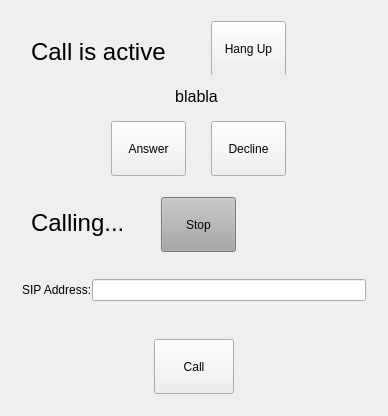
<?xml version="1.0" encoding="UTF-8"?>
<ui version="4.0">
 <class>MainWindow</class>
 <widget class="QMainWindow" name="MainWindow">
  <property name="geometry">
   <rect>
    <x>0</x>
    <y>0</y>
    <width>388</width>
    <height>416</height>
   </rect>
  </property>
  <property name="sizePolicy">
   <sizepolicy hsizetype="Preferred" vsizetype="Preferred">
    <horstretch>0</horstretch>
    <verstretch>0</verstretch>
   </sizepolicy>
  </property>
  <property name="windowTitle">
   <string>MainWindow</string>
  </property>
  <widget class="QWidget" name="centralWidget">
   <property name="sizePolicy">
    <sizepolicy hsizetype="Preferred" vsizetype="Preferred">
     <horstretch>0</horstretch>
     <verstretch>0</verstretch>
    </sizepolicy>
   </property>
   <layout class="QGridLayout" name="gridLayout">
    <item row="0" column="0">
     <widget class="QWidget" name="widget_3" native="true">
      <widget class="QLabel" name="label_4">
       <property name="geometry">
        <rect>
         <x>20</x>
         <y>20</y>
         <width>141</width>
         <height>41</height>
        </rect>
       </property>
       <property name="font">
        <font>
         <pointsize>18</pointsize>
        </font>
       </property>
       <property name="text">
        <string>Call is active</string>
       </property>
      </widget>
      <widget class="QPushButton" name="pushButton_5">
       <property name="geometry">
        <rect>
         <x>200</x>
         <y>10</y>
         <width>75</width>
         <height>55</height>
        </rect>
       </property>
       <property name="minimumSize">
        <size>
         <width>0</width>
         <height>0</height>
        </size>
       </property>
       <property name="text">
        <string>Hang Up</string>
       </property>
      </widget>
     </widget>
    </item>
    <item row="4" column="0">
     <widget class="QWidget" name="widget_4" native="true">
      <layout class="QHBoxLayout" name="horizontalLayout_2">
       <property name="spacing">
        <number>0</number>
       </property>
       <item>
        <widget class="QPushButton" name="pushButton">
         <property name="sizePolicy">
          <sizepolicy hsizetype="Fixed" vsizetype="Fixed">
           <horstretch>0</horstretch>
           <verstretch>0</verstretch>
          </sizepolicy>
         </property>
         <property name="minimumSize">
          <size>
           <width>55</width>
           <height>55</height>
          </size>
         </property>
         <property name="baseSize">
          <size>
           <width>0</width>
           <height>0</height>
          </size>
         </property>
         <property name="layoutDirection">
          <enum>Qt::LeftToRight</enum>
         </property>
         <property name="text">
          <string>Call</string>
         </property>
         <property name="iconSize">
          <size>
           <width>55</width>
           <height>55</height>
          </size>
         </property>
        </widget>
       </item>
      </layout>
     </widget>
    </item>
    <item row="3" column="0">
     <widget class="QWidget" name="widget_5" native="true">
      <layout class="QHBoxLayout" name="horizontalLayout">
       <property name="spacing">
        <number>0</number>
       </property>
       <property name="sizeConstraint">
        <enum>QLayout::SetDefaultConstraint</enum>
       </property>
       <item>
        <widget class="QLabel" name="label">
         <property name="sizePolicy">
          <sizepolicy hsizetype="Fixed" vsizetype="Fixed">
           <horstretch>0</horstretch>
           <verstretch>0</verstretch>
          </sizepolicy>
         </property>
         <property name="text">
          <string>SIP Address:</string>
         </property>
        </widget>
       </item>
       <item>
        <widget class="QLineEdit" name="lineEdit"/>
       </item>
      </layout>
     </widget>
    </item>
    <item row="2" column="0">
     <widget class="QWidget" name="widget" native="true">
      <property name="palette">
       <palette>
        <active>
         <colorrole role="WindowText">
          <brush brushstyle="SolidPattern">
           <color alpha="255">
            <red>0</red>
            <green>0</green>
            <blue>0</blue>
           </color>
          </brush>
         </colorrole>
         <colorrole role="Button">
          <brush brushstyle="SolidPattern">
           <color alpha="255">
            <red>167</red>
            <green>167</green>
            <blue>167</blue>
           </color>
          </brush>
         </colorrole>
         <colorrole role="Light">
          <brush brushstyle="SolidPattern">
           <color alpha="255">
            <red>131</red>
            <green>131</green>
            <blue>131</blue>
           </color>
          </brush>
         </colorrole>
         <colorrole role="Midlight">
          <brush brushstyle="SolidPattern">
           <color alpha="255">
            <red>209</red>
            <green>209</green>
            <blue>209</blue>
           </color>
          </brush>
         </colorrole>
         <colorrole role="Dark">
          <brush brushstyle="SolidPattern">
           <color alpha="255">
            <red>83</red>
            <green>83</green>
            <blue>83</blue>
           </color>
          </brush>
         </colorrole>
         <colorrole role="Mid">
          <brush brushstyle="SolidPattern">
           <color alpha="255">
            <red>111</red>
            <green>111</green>
            <blue>111</blue>
           </color>
          </brush>
         </colorrole>
         <colorrole role="Text">
          <brush brushstyle="SolidPattern">
           <color alpha="255">
            <red>0</red>
            <green>0</green>
            <blue>0</blue>
           </color>
          </brush>
         </colorrole>
         <colorrole role="BrightText">
          <brush brushstyle="SolidPattern">
           <color alpha="255">
            <red>144</red>
            <green>144</green>
            <blue>144</blue>
           </color>
          </brush>
         </colorrole>
         <colorrole role="ButtonText">
          <brush brushstyle="SolidPattern">
           <color alpha="255">
            <red>0</red>
            <green>0</green>
            <blue>0</blue>
           </color>
          </brush>
         </colorrole>
         <colorrole role="Base">
          <brush brushstyle="SolidPattern">
           <color alpha="255">
            <red>143</red>
            <green>143</green>
            <blue>143</blue>
           </color>
          </brush>
         </colorrole>
         <colorrole role="Window">
          <brush brushstyle="SolidPattern">
           <color alpha="255">
            <red>167</red>
            <green>167</green>
            <blue>167</blue>
           </color>
          </brush>
         </colorrole>
         <colorrole role="Shadow">
          <brush brushstyle="SolidPattern">
           <color alpha="255">
            <red>0</red>
            <green>0</green>
            <blue>0</blue>
           </color>
          </brush>
         </colorrole>
         <colorrole role="HighlightedText">
          <brush brushstyle="SolidPattern">
           <color alpha="255">
            <red>132</red>
            <green>132</green>
            <blue>132</blue>
           </color>
          </brush>
         </colorrole>
         <colorrole role="AlternateBase">
          <brush brushstyle="SolidPattern">
           <color alpha="255">
            <red>211</red>
            <green>211</green>
            <blue>211</blue>
           </color>
          </brush>
         </colorrole>
         <colorrole role="NoRole">
          <brush brushstyle="SolidPattern">
           <color alpha="255">
            <red>152</red>
            <green>152</green>
            <blue>152</blue>
           </color>
          </brush>
         </colorrole>
         <colorrole role="ToolTipBase">
          <brush brushstyle="SolidPattern">
           <color alpha="255">
            <red>255</red>
            <green>255</green>
            <blue>220</blue>
           </color>
          </brush>
         </colorrole>
         <colorrole role="ToolTipText">
          <brush brushstyle="SolidPattern">
           <color alpha="255">
            <red>0</red>
            <green>0</green>
            <blue>0</blue>
           </color>
          </brush>
         </colorrole>
        </active>
        <inactive>
         <colorrole role="WindowText">
          <brush brushstyle="SolidPattern">
           <color alpha="255">
            <red>0</red>
            <green>0</green>
            <blue>0</blue>
           </color>
          </brush>
         </colorrole>
         <colorrole role="Button">
          <brush brushstyle="SolidPattern">
           <color alpha="255">
            <red>167</red>
            <green>167</green>
            <blue>167</blue>
           </color>
          </brush>
         </colorrole>
         <colorrole role="Light">
          <brush brushstyle="SolidPattern">
           <color alpha="255">
            <red>131</red>
            <green>131</green>
            <blue>131</blue>
           </color>
          </brush>
         </colorrole>
         <colorrole role="Midlight">
          <brush brushstyle="SolidPattern">
           <color alpha="255">
            <red>209</red>
            <green>209</green>
            <blue>209</blue>
           </color>
          </brush>
         </colorrole>
         <colorrole role="Dark">
          <brush brushstyle="SolidPattern">
           <color alpha="255">
            <red>83</red>
            <green>83</green>
            <blue>83</blue>
           </color>
          </brush>
         </colorrole>
         <colorrole role="Mid">
          <brush brushstyle="SolidPattern">
           <color alpha="255">
            <red>111</red>
            <green>111</green>
            <blue>111</blue>
           </color>
          </brush>
         </colorrole>
         <colorrole role="Text">
          <brush brushstyle="SolidPattern">
           <color alpha="255">
            <red>0</red>
            <green>0</green>
            <blue>0</blue>
           </color>
          </brush>
         </colorrole>
         <colorrole role="BrightText">
          <brush brushstyle="SolidPattern">
           <color alpha="255">
            <red>144</red>
            <green>144</green>
            <blue>144</blue>
           </color>
          </brush>
         </colorrole>
         <colorrole role="ButtonText">
          <brush brushstyle="SolidPattern">
           <color alpha="255">
            <red>0</red>
            <green>0</green>
            <blue>0</blue>
           </color>
          </brush>
         </colorrole>
         <colorrole role="Base">
          <brush brushstyle="SolidPattern">
           <color alpha="255">
            <red>143</red>
            <green>143</green>
            <blue>143</blue>
           </color>
          </brush>
         </colorrole>
         <colorrole role="Window">
          <brush brushstyle="SolidPattern">
           <color alpha="255">
            <red>167</red>
            <green>167</green>
            <blue>167</blue>
           </color>
          </brush>
         </colorrole>
         <colorrole role="Shadow">
          <brush brushstyle="SolidPattern">
           <color alpha="255">
            <red>0</red>
            <green>0</green>
            <blue>0</blue>
           </color>
          </brush>
         </colorrole>
         <colorrole role="HighlightedText">
          <brush brushstyle="SolidPattern">
           <color alpha="255">
            <red>132</red>
            <green>132</green>
            <blue>132</blue>
           </color>
          </brush>
         </colorrole>
         <colorrole role="AlternateBase">
          <brush brushstyle="SolidPattern">
           <color alpha="255">
            <red>211</red>
            <green>211</green>
            <blue>211</blue>
           </color>
          </brush>
         </colorrole>
         <colorrole role="NoRole">
          <brush brushstyle="SolidPattern">
           <color alpha="255">
            <red>152</red>
            <green>152</green>
            <blue>152</blue>
           </color>
          </brush>
         </colorrole>
         <colorrole role="ToolTipBase">
          <brush brushstyle="SolidPattern">
           <color alpha="255">
            <red>255</red>
            <green>255</green>
            <blue>220</blue>
           </color>
          </brush>
         </colorrole>
         <colorrole role="ToolTipText">
          <brush brushstyle="SolidPattern">
           <color alpha="255">
            <red>0</red>
            <green>0</green>
            <blue>0</blue>
           </color>
          </brush>
         </colorrole>
        </inactive>
        <disabled>
         <colorrole role="WindowText">
          <brush brushstyle="SolidPattern">
           <color alpha="255">
            <red>83</red>
            <green>83</green>
            <blue>83</blue>
           </color>
          </brush>
         </colorrole>
         <colorrole role="Button">
          <brush brushstyle="SolidPattern">
           <color alpha="255">
            <red>167</red>
            <green>167</green>
            <blue>167</blue>
           </color>
          </brush>
         </colorrole>
         <colorrole role="Light">
          <brush brushstyle="SolidPattern">
           <color alpha="255">
            <red>131</red>
            <green>131</green>
            <blue>131</blue>
           </color>
          </brush>
         </colorrole>
         <colorrole role="Midlight">
          <brush brushstyle="SolidPattern">
           <color alpha="255">
            <red>209</red>
            <green>209</green>
            <blue>209</blue>
           </color>
          </brush>
         </colorrole>
         <colorrole role="Dark">
          <brush brushstyle="SolidPattern">
           <color alpha="255">
            <red>83</red>
            <green>83</green>
            <blue>83</blue>
           </color>
          </brush>
         </colorrole>
         <colorrole role="Mid">
          <brush brushstyle="SolidPattern">
           <color alpha="255">
            <red>111</red>
            <green>111</green>
            <blue>111</blue>
           </color>
          </brush>
         </colorrole>
         <colorrole role="Text">
          <brush brushstyle="SolidPattern">
           <color alpha="255">
            <red>83</red>
            <green>83</green>
            <blue>83</blue>
           </color>
          </brush>
         </colorrole>
         <colorrole role="BrightText">
          <brush brushstyle="SolidPattern">
           <color alpha="255">
            <red>144</red>
            <green>144</green>
            <blue>144</blue>
           </color>
          </brush>
         </colorrole>
         <colorrole role="ButtonText">
          <brush brushstyle="SolidPattern">
           <color alpha="255">
            <red>83</red>
            <green>83</green>
            <blue>83</blue>
           </color>
          </brush>
         </colorrole>
         <colorrole role="Base">
          <brush brushstyle="SolidPattern">
           <color alpha="255">
            <red>167</red>
            <green>167</green>
            <blue>167</blue>
           </color>
          </brush>
         </colorrole>
         <colorrole role="Window">
          <brush brushstyle="SolidPattern">
           <color alpha="255">
            <red>167</red>
            <green>167</green>
            <blue>167</blue>
           </color>
          </brush>
         </colorrole>
         <colorrole role="Shadow">
          <brush brushstyle="SolidPattern">
           <color alpha="255">
            <red>0</red>
            <green>0</green>
            <blue>0</blue>
           </color>
          </brush>
         </colorrole>
         <colorrole role="HighlightedText">
          <brush brushstyle="SolidPattern">
           <color alpha="255">
            <red>132</red>
            <green>132</green>
            <blue>132</blue>
           </color>
          </brush>
         </colorrole>
         <colorrole role="AlternateBase">
          <brush brushstyle="SolidPattern">
           <color alpha="255">
            <red>167</red>
            <green>167</green>
            <blue>167</blue>
           </color>
          </brush>
         </colorrole>
         <colorrole role="NoRole">
          <brush brushstyle="SolidPattern">
           <color alpha="255">
            <red>152</red>
            <green>152</green>
            <blue>152</blue>
           </color>
          </brush>
         </colorrole>
         <colorrole role="ToolTipBase">
          <brush brushstyle="SolidPattern">
           <color alpha="255">
            <red>255</red>
            <green>255</green>
            <blue>220</blue>
           </color>
          </brush>
         </colorrole>
         <colorrole role="ToolTipText">
          <brush brushstyle="SolidPattern">
           <color alpha="255">
            <red>0</red>
            <green>0</green>
            <blue>0</blue>
           </color>
          </brush>
         </colorrole>
        </disabled>
       </palette>
      </property>
      <widget class="QLabel" name="label_2">
       <property name="geometry">
        <rect>
         <x>20</x>
         <y>20</y>
         <width>101</width>
         <height>31</height>
        </rect>
       </property>
       <property name="font">
        <font>
         <pointsize>18</pointsize>
        </font>
       </property>
       <property name="text">
        <string>Calling...</string>
       </property>
      </widget>
      <widget class="QPushButton" name="pushButton_2">
       <property name="geometry">
        <rect>
         <x>150</x>
         <y>10</y>
         <width>75</width>
         <height>55</height>
        </rect>
       </property>
       <property name="minimumSize">
        <size>
         <width>0</width>
         <height>0</height>
        </size>
       </property>
       <property name="text">
        <string>Stop</string>
       </property>
      </widget>
     </widget>
    </item>
    <item row="1" column="0">
     <widget class="QWidget" name="widget_2" native="true">
      <property name="minimumSize">
       <size>
        <width>0</width>
        <height>100</height>
       </size>
      </property>
      <widget class="QLabel" name="label_3">
       <property name="geometry">
        <rect>
         <x>0</x>
         <y>0</y>
         <width>371</width>
         <height>31</height>
        </rect>
       </property>
       <property name="font">
        <font>
         <pointsize>12</pointsize>
        </font>
       </property>
       <property name="text">
        <string>blabla</string>
       </property>
       <property name="alignment">
        <set>Qt::AlignCenter</set>
       </property>
      </widget>
      <widget class="QPushButton" name="pushButton_3">
       <property name="geometry">
        <rect>
         <x>100</x>
         <y>40</y>
         <width>75</width>
         <height>55</height>
        </rect>
       </property>
       <property name="minimumSize">
        <size>
         <width>0</width>
         <height>0</height>
        </size>
       </property>
       <property name="text">
        <string>Answer</string>
       </property>
      </widget>
      <widget class="QPushButton" name="pushButton_4">
       <property name="geometry">
        <rect>
         <x>200</x>
         <y>40</y>
         <width>75</width>
         <height>55</height>
        </rect>
       </property>
       <property name="minimumSize">
        <size>
         <width>0</width>
         <height>0</height>
        </size>
       </property>
       <property name="text">
        <string>Decline</string>
       </property>
      </widget>
     </widget>
    </item>
   </layout>
  </widget>
 </widget>
 <layoutdefault spacing="6" margin="11"/>
 <resources/>
 <connections/>
</ui>
